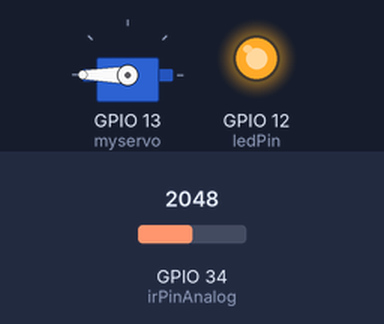
Simulated run of this sketch. Board: ESP32. On the bench: servo, output pins drawn as LEDs (lit = HIGH). The inputs (shaded band) are chosen by the test bench; at power-on: GPIO 34 (irPinAnalog) = 2048. What the sketch prints to the serial monitor is not drawn.

Above: at 5.4 s.
5.5 s: GPIO 34 (irPinAnalog) set to 3371
7.0 s: GPIO 34 (irPinAnalog) set to 3488
At 7.15 s:
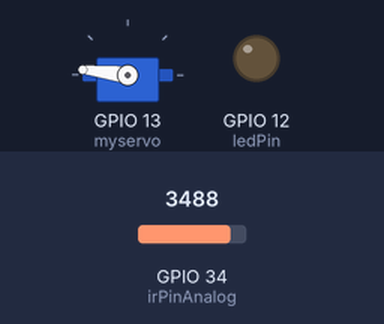
At 11.3 s:
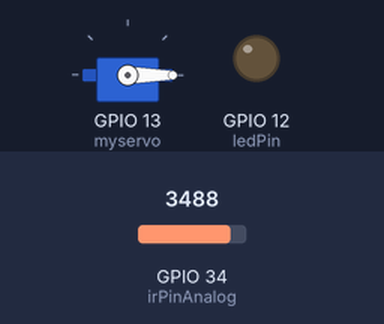
Timing chart, 0 to 12.8 s (numbered marks = the images above; inputs shaded):
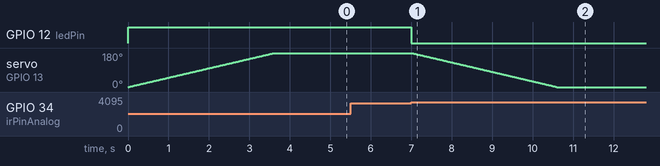

Measured:
- the behaviour switches between 3439 and 3440 on GPIO 34 (irPinAnalog) (found by bisection; images 0 and 1)
- after the input at 7.0 s, GPIO 12 (ledPin): HIGH → LOW at once; servo on GPIO 13 (myservo): moves from 180° to 0° over 3.6 s, starting at once

The sketch:

automaticDoorAnalog.ino
```cpp
#include <ESP32Servo.h>
Servo myservo;

int ledPin = 12;
int irPinDigital = 2;
int irPinAnalog = 34;
int irStat=0;
int pos = 0;

void setup() {
 pinMode(ledPin, OUTPUT);
 pinMode(irPinDigital, INPUT);
 pinMode(irPinAnalog, INPUT);
 myservo.write(0);
 myservo.attach(13);
 Serial.begin(115200);
}

void loop(){

   irStat = analogRead(irPinAnalog);
   int dist = map(irStat, 0, 4095, 0, 25);

  if (dist <= 20){
   digitalWrite(ledPin, HIGH);

   Serial.println("Motion Detected");
   Serial.println(dist);

   if(pos <= 0) {
     for (pos = 0; pos <= 180; pos++) {
      myservo.write(pos);
      delay(20);
     }
     delay(1000);
   }

 }
 if(dist > 20 & pos >= 180) {
 digitalWrite(ledPin, LOW);
     for (pos = 180; pos >= 0; pos--) {
        myservo.write(pos);
        delay(20);
     }
 }
}
```
